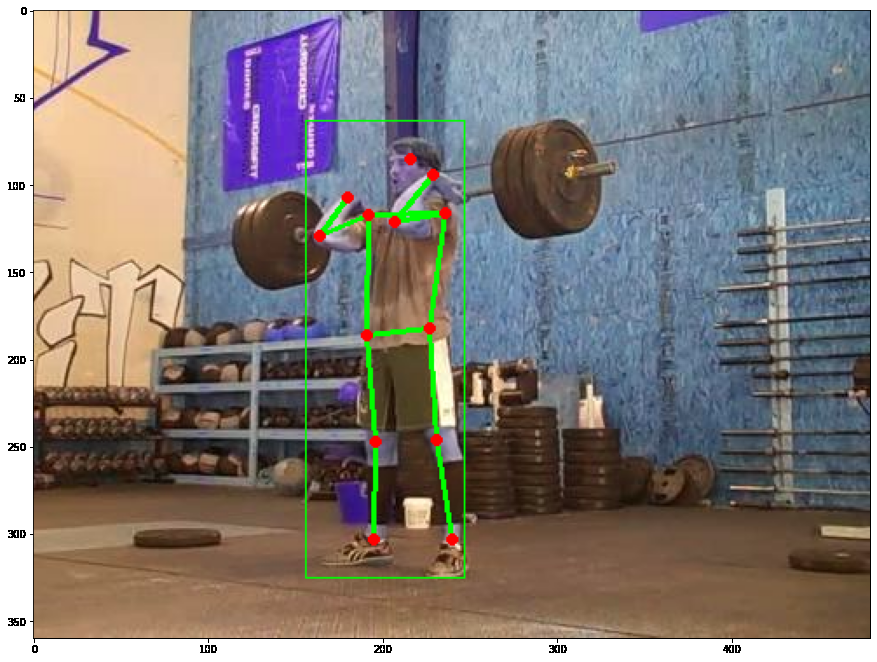
#> input picture output2.png, 877 x 662 px, given in place of 000000425226.jpg, which was not available
$ jupyter execute --allow-errors dataset.ipynb   (shell and % lines are left out)   (older library calls are emulated)   (text cells are left out)
#> lines starting #> are read from the running program, lines starting #| are printed output that depends on the picture; after the words box and inside, x2 and y2 are one past the last pixel; in counts of white or black regions, pixels touching at a corner belong together; pictures that were not available may be replaced by others from this repository, and a replacement may not be noted
[cell 1]
import glob
import scipy.io
import os
import cv2
from google.colab.patches import cv2_imshow
import numpy as np
import matplotlib.pyplot as plt

[cell 2]
from google.colab import drive
drive.mount('/content/drive')

[cell 3]
cd /content/drive/MyDrive/project_cv

[cell 4]
import scipy
import scipy.misc
from scipy import io
import os

#> (a cell that did not finish here is left out)

[cell 6]
print('Number of frames: ', len(os.listdir('./Penn_Action/frames')))

[cell 7]
import glob
#> (the rest of this cell did not finish here and is left out)

#> (a cell that did not finish here is left out)

#> (a cell that did not finish here is left out)

[cell 10]
# find all actions
actions = []
poses = []
for label_file in glob.glob('./Penn_Action/labels/*'):
    mat = scipy.io.loadmat(label_file)
    action = mat['action']
    pose = mat['pose']
    if action not in actions:
        actions.append(action)
    if pose not in poses:
        poses.append(pose)

[cell 11]
print('Number of unique actions: ', len(actions))
print(actions)
print('Number of unique poses: ', len(poses))
print(poses)

[cell 12]
pullup_paths = []
pushup_paths = []
squat_paths = []
for label_file in glob.glob('./Penn_Action/labels/*'):
    mat = scipy.io.loadmat(label_file)
    if mat['action'] == 'pullup':
        pullup_paths.append(label_file)
    if mat['action'] == 'pushup':
        pushup_paths.append(label_file)
    if mat['action'] == 'squat':
        squat_paths.append(label_file)
print('Number of pull-up video: ', len(pullup_paths))
print('Number of push-up video: ', len(pushup_paths))
print('Number of squat video: ', len(squat_paths))

#> (a cell that did not finish here is left out)

#> (a cell that did not finish here is left out)

[cell 15]
import matplotlib.pyplot as plt
keypoints=["head","left_shoulder","right_shoulder","left_elbow","right_elbow",
        "left_wrist","right_wrist","left_hip","right_hip",
        "left_knee","right_knee","left_ankle","right_ankle"]

# try to visualize 1 sample
import cv2
# from google.colab.patches import cv2_imshow
import numpy as np
import random

frame_list = glob.glob('Penn_Action/frames/*/000001.jpg')
random.shuffle(frame_list)
for count, img_path in enumerate(frame_list):

    img_path = img_path
    img = cv2.imread(img_path)


    frame_num = img_path.split('\\')[-2]
    mat = scipy.io.loadmat(f'Penn_Action/labels/{frame_num}.mat')


    kps_x = np.array(mat['x'][0], dtype=int)
    kps_y = np.array(mat['y'][0], dtype=int)

    if np.all(kps_x > 2):
        continue

    try:
        visibility2_index= np.argwhere(np.logical_or(kps_x <= 2, kps_y<=2)).squeeze().tolist()
        print(visibility2_index)
        print('No label keypoint: ', [keypoints[index] for index in visibility2_index])
    except Exception as e:
        print('-------------------------------\n',e)
        visibility2_index= [np.argwhere(np.logical_or(kps_x <= 2, kps_y<=2)).squeeze()]
        print(visibility2_index)
        print('No label keypoint: ', [keypoints[index] for index in visibility2_index])


    # plt.imshow(np.asarray(img))
    # plt.show()


    print(kps_x.shape, kps_y.shape)
    lines_mapping = [[2,3],[2,4],[4,6],[3,5],[5,7],[2,8],[3,9],[8,9],[8,10],[10,12],[9,11],[11,13]]

    for pair in lines_mapping:
        # print(pair)
        img = cv2.line(img, (kps_x[pair[0]-1], kps_y[pair[0]-1]), (kps_x[pair[1]-1], kps_y[pair[1]-1]), (0,255,0), 2)

    for i in range(kps_x.size):
        img = cv2.circle(img, (kps_x[i], kps_y[i]), 2, (255,0,0), 2)

    x1,y1,x2,y2= mat['bbox'][0]
    cv2.rectangle(img, (int(x1),int(y1)), (int(x2), int(y2)), (0,255,0), 1, 1)
    # print(img.shape)
    print('(height, width) =', mat['dimensions'][0][:-1])
    plt.imshow(np.asarray(img))
    plt.show()

    for j, (v,x,y) in enumerate(zip(mat['visibility'][0], mat['x'][0], mat['y'][0])):
        print(keypoints[j], x,y,v)

    if count > 100:
        break

[cell 16]
a=[
0,
0,
0,
0,
0,
0,
0,
0,
0,
0,
0,
0,
0,
0,
0,
142,
309,
1,
177,
320,
2,
191,
398,
2,
237,
317,
2,
233,
426,
2,
306,
233,
2,
92,
452,
2,
123,
468,
2,
0,
0,
0,
251,
469,
2,
0,
0,
0,
162,
551,
2
]
print(len(a))
# "image_id": 425226
# "id": 183126
bbox = (73.35,206.02,300.58,372.5)
x, y, w, h = bbox

[cell 17]
import cv2
import numpy as np
import matplotlib.pyplot as plt
img_coco = cv2.imread('000000425226.jpg')
#> img_coco is the input picture: shape (662, 877, 3); mean B, G, R 122.3, 124.4, 130.2
a = np.array(a).reshape(-1, 3)
# print(a)
lines_mapping = [
            [16,14],[14,12],[17,15],[15,13],[12,13],[6,12],[7,13],[6,7],
            [6,8],[7,9],[8,10],[9,11],[2,3],[1,2],[1,3],[2,4],[3,5],[4,6],[5,7]
]
for (x,y,v) in a:
    if v == 0:
        color = (255,0,0)
    elif v==1:
        color = (0,255,0)
    else: color = (0,0,255)
    img_coco = cv2.circle(img_coco, (x,y), 2, color, 2)
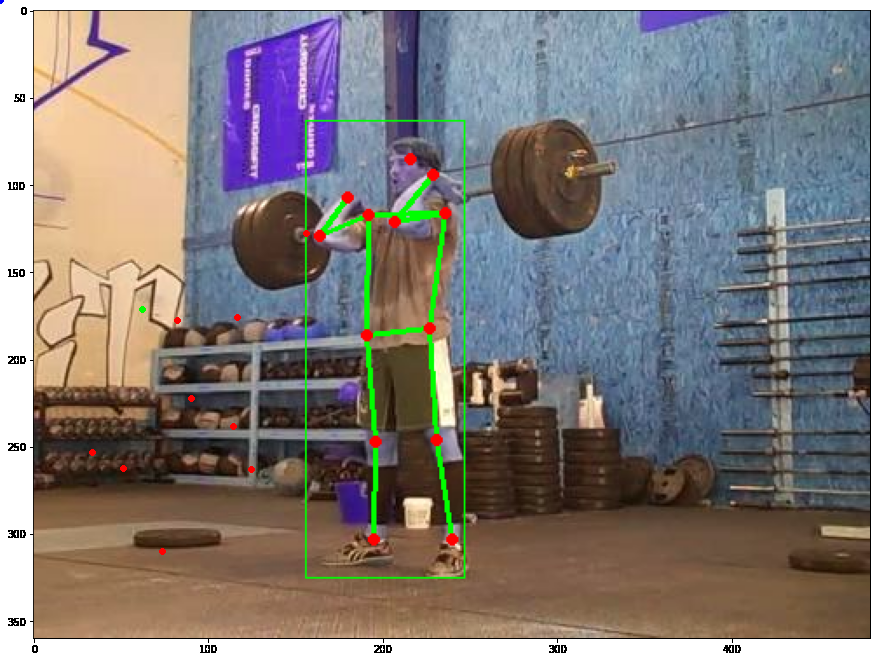
#> img_coco: shape (662, 877, 3); mean B, G, R 122.3, 124.3, 130.3

for pair in lines_mapping:
    # print(pair)
    p1_idx = pair[0]-1
    p2_idx = pair[1]-1
    if a[p1_idx][2]==0 or a[p2_idx][2]==0:
        continue
    p1_x, p1_y = a[p1_idx][0], a[p1_idx][1]
    p2_x, p2_y = a[p2_idx][0], a[p2_idx][1]
    img_coco = cv2.line(img_coco, (p1_x, p1_y), (p2_x, p2_y), (0,255,0), 1)
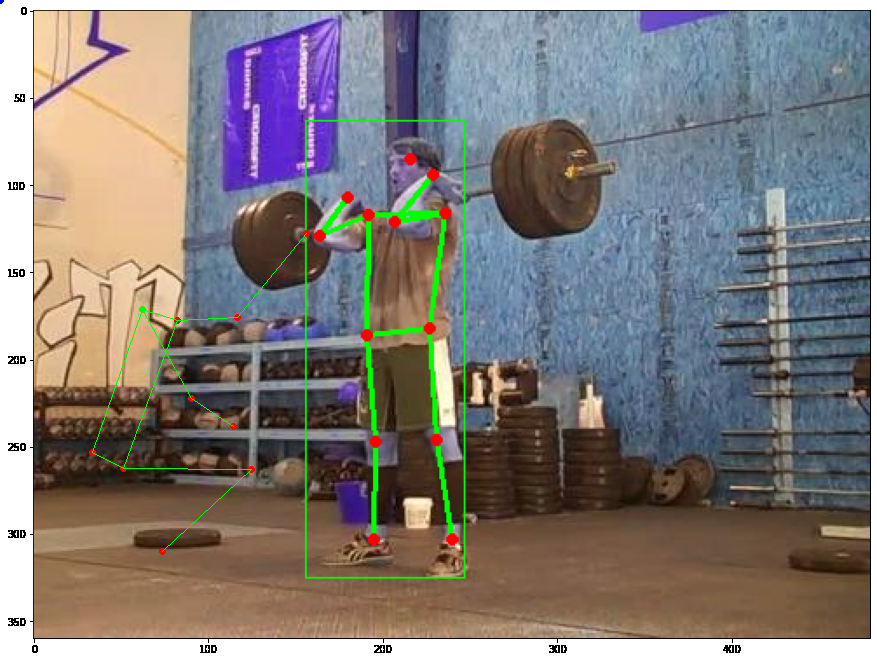
#> img_coco: shape (662, 877, 3); mean B, G, R 122.2, 124.5, 130.1
bbox = (73.35,206.02,300.58,372.5)
x, y, w, h = bbox
cv2.rectangle(img_coco, (int(x),int(y)), (int(x+w), int(y+h)), (0,255,0), 1, 1)
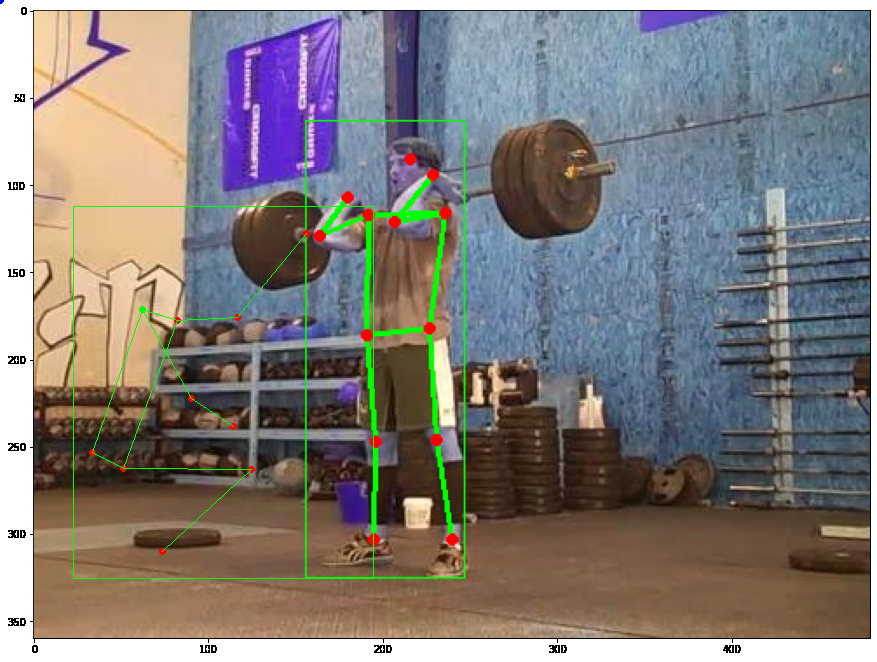
#> img_coco: shape (662, 877, 3); 0.22% of pixels changed, all inside (x1, y1, x2, y2) = (73, 206, 374, 579)

plt.imshow(img_coco)
plt.show()
# cv2_imshow(img_coco)

[cell 18]
cd ..

[cell 19]
import json
import shutil

[cell 20]
actions_path = {
    'pushup': pushup_paths,
    'pullup': pullup_paths,
    'squat': squat_paths
}

[cell 21]
import tqdm
anno_id = 0
image_dict_train = {'images': []}
annotation_dict_train = {'annotations': []}
image_dict_val = {'images': []}
annotation_dict_val = {'annotations': []}

for action in actions_path:
    print('Process action ', action)
    train_rate = 0.8
    for mat_path in tqdm.tqdm(actions_path[action]):
        train = 1 if np.random.rand()<train_rate else 0

        # print('Path to .mat file ', mat_path)
        mat = scipy.io.loadmat(mat_path)
        # print('Process %d frames of action %s' % (mat['nframes'], mat['action']))

        v_arrays = mat['visibility']
        kps_x_array = mat['x']
        kps_y_array = mat['y']
        bbox_array = mat['bbox']
        height, width = mat['dimensions'][0][:-1]
        # print(v_arrays.shape, kps_x_array.shape, kps_y_array.shape, bbox_array.shape, (height, width))

        # print()
        for i in range(mat['nframes'].squeeze()):
            try:
                # extract keypoint infomation
                kps_x = kps_x_array[i]
                kps_y = kps_y_array[i]


                v = [1 if v_arrays[i][j]==0 else 2 for j in range(13)]
                try:
                    visibility2_index= np.argwhere(np.logical_or(kps_x <= 2, kps_y<=2)).squeeze().tolist()
                    v = [0 if index in visibility2_index else v[index] for index in range(13)]
                except:
                    visibility2_index= [np.argwhere(np.logical_or(kps_x <= 2, kps_y<=2)).squeeze()]
                    v = [0 if index in visibility2_index else v[index] for index in range(13)]

                x1,y1,x2,y2 = bbox_array[i]
                x,y,w,h = x1,y1,x2-x1,y2-y1


                # extract image id, filename
                frame_path = os.path.join(mat_path.replace('labels', 'frames')[:-4], '%06d.jpg'%(i+1))
                image_id = ''.join(frame_path.split('\\')[1:3])[:-4]
                file_name = image_id+'.jpg'

                if train:
                    image_dict_train["images"].append(
                        {
                        "license": 1,
                        "file_name": file_name,
                        "coco_url": "Unknown",
                        "height": int(height),
                        "width": int(width),
                        "date_captured": "Unknown",
                        "flickr_url": "Unknown",
                        "id": int(image_id)
                        }
                    )
                    annotation_dict_train["annotations"].append(
                        {
                            "segmentation": [[]],
                            "num_keypoints": 13,
                            "area": 0,
                            "iscrowd": 0,
                            "keypoints": list(np.array([[kps_x[i], kps_y[i], v[i]] for i in range(13)]).ravel()),
                            "image_id": int(image_id),
                            "bbox": [x,y,w,h],
                            "category_id": 1,
                            "id": anno_id
                        }
                    )
                    if not os.path.exists('./dataset/train/'+file_name):
                        shutil.copy(frame_path, './dataset/train/'+file_name)
                else:
                    image_dict_val["images"].append(
                        {
                        "license": 1,
                        "file_name": file_name,
                        "coco_url": "Unknown",
                        "height": int(height),
                        "width": int(width),
                        "date_captured": "Unknown",
                        "flickr_url": "Unknown",
                        "id": int(image_id)
                        }
                    )
                    annotation_dict_val["annotations"].append(
                        {
                            "segmentation": [[]],
                            "num_keypoints": 13,
                            "area": 0,
                            "iscrowd": 0,
                            "keypoints": list(np.array([[kps_x[i], kps_y[i], v[i]] for i in range(13)]).ravel()),
                            "image_id": int(image_id),
                            "bbox": [x,y,w,h],
                            "category_id": 1,
                            "id": anno_id
                        }
                    )
                    if not os.path.exists('./dataset/val/'+file_name):
                        shutil.copy(frame_path, './dataset/val/'+file_name)
                anno_id += 1

                # [8 lines of commented-out code are left out]
            except Exception as e:
                # only two fail image
                # print('Failed at', i)
                print(e)
                pass

        # break
    # break
